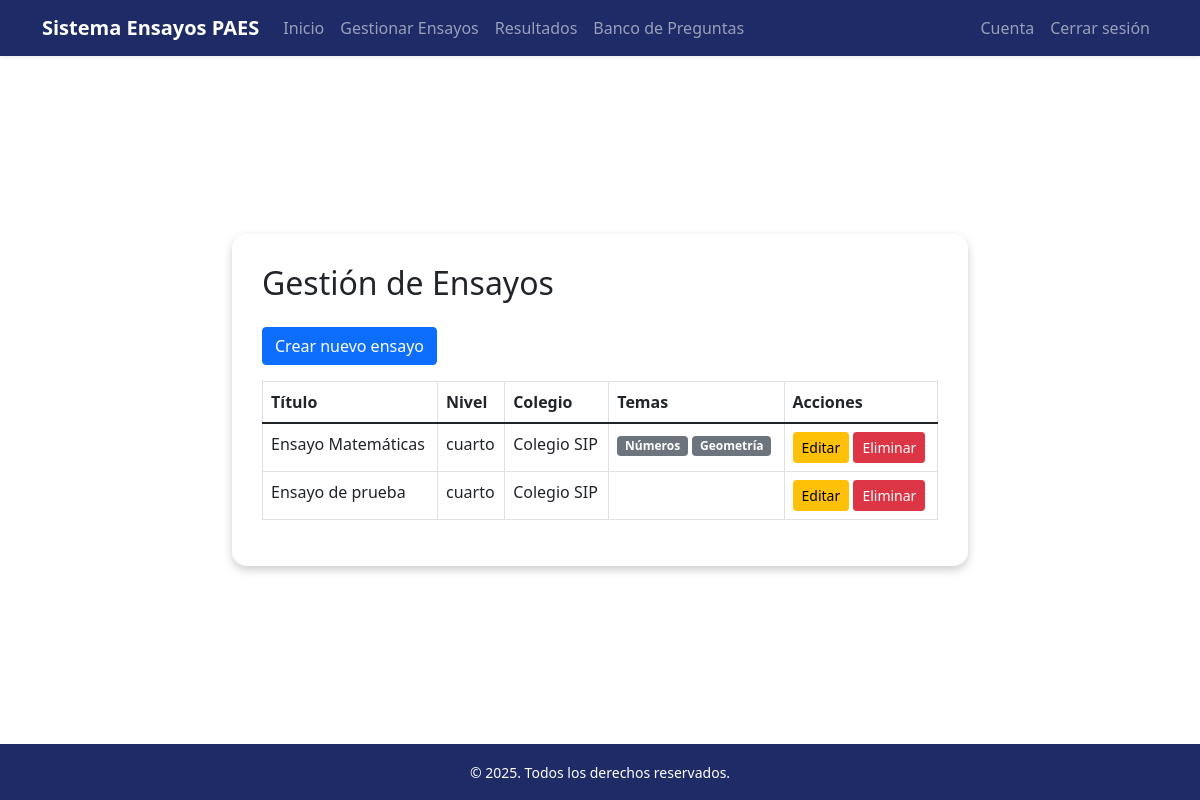
The page /docente/ensayos/ on the database as committed earlier.
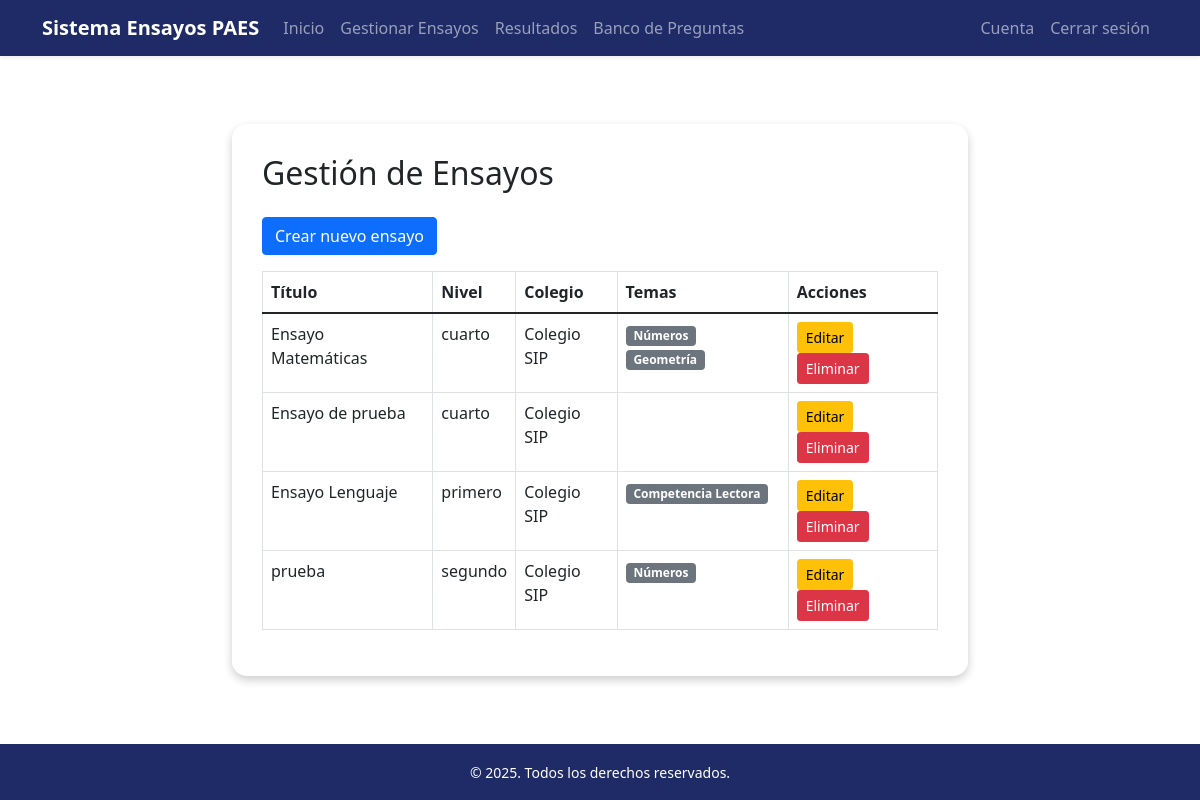
The same page on the database as committed later.
### AutoridadDocente/models.py (models this page shows, shortened)
class Ensayo(models.Model):
    titulo = models.CharField(max_length=200)
    nivel = models.CharField(max_length=50, choices=User.NIVELES)
    colegio = models.CharField(max_length=100)
    temas = models.ManyToManyField(Tema,blank=True)
    preguntas = models.ManyToManyField(Pregunta,blank=True)
    fecha_creacion = models.DateTimeField(auto_now_add=True)

class Tema(models.Model):
    nombre = models.CharField(max_length=100)

### AutoridadDocente/views.py (the view)
# urls.py: path('ensayos/', views.listar_ensayos, name='listar_ensayos'),
def listar_ensayos(request):
    ensayos = Ensayo.objects.all()
    return render(request, 'ensayos/listar.html', {'ensayos': ensayos})

### AutoridadDocente/templates/ensayos/listar.html
{% extends 'base_docente.html' %}
{% block navegacion %}
<li class="nav-item"><a class="nav-link" href="{% url 'docente_index' %}">Inicio</a></li>
<li class="nav-item"><a class="nav-link" href="{% url 'listar_ensayos' %}">Gestionar Ensayos</a></li>
<li class="nav-item"><a class="nav-link" href="{% url 'resultados_docente' %}">Resultados</a></li>
<li class="nav-item"><a class="nav-link" href="{% url 'listar_preguntas' %}">Banco de Preguntas</a></li>
{% endblock %}
{% block cuenta-atras %}
<li class="nav-item"><a class="nav-link" href="{% url 'cuenta_docente' %}">Cuenta</a></li>
<li class="nav-item"><a href="{% url 'logout' %}" class="nav-link">Cerrar sesión</a></li>
{% endblock %}
{% block content %}
<h2 class="mb-4">Gestión de Ensayos</h2>
<a href="{% url 'crear_ensayo' %}" class="btn btn-primary mb-3">Crear nuevo ensayo</a>
<table class="table table-bordered">
    <thead>
        <tr>
            <th>Título</th>
            <th>Nivel</th>
            <th>Colegio</th>
            <th>Temas</th>
            <th>Acciones</th>
        </tr>
    </thead>
    <tbody>
        {% for ensayo in ensayos %}
        <tr>
            <td>{{ ensayo.titulo }}</td>
            <td>{{ ensayo.nivel }}</td>
            <td>{{ ensayo.colegio }}</td>
            <td>
                {% for tema in ensayo.temas.all %}
                    <span class="badge bg-secondary">{{ tema.nombre }}</span>
                {% endfor %}
            </td>
            <td>
                <a href="{% url 'editar_ensayo' ensayo.id %}" class="btn btn-sm btn-warning">Editar</a>
                <a href="{% url 'eliminar_ensayo' ensayo.id %}" class="btn btn-sm btn-danger">Eliminar</a>
            </td>
        </tr>
        {% empty %}
        <tr><td colspan="5">No hay ensayos registrados.</td></tr>
        {% endfor %}
    </tbody>
</table>
{% endblock %}

### AutoridadDocente/templates/base_docente.html (shortened to what this page needs)
<!DOCTYPE html>
<html lang="es">
<head>
  <link href="https://cdn.jsdelivr.net/npm/bootstrap@5.1.3/dist/css/bootstrap.min.css" rel="stylesheet">
</head>
<body class="d-flex flex-column min-vh-100">
  <nav class="navbar navbar-expand-lg navbar-dark  shadow-sm" style="background-color: #1e2b66;">
    <div class="container">
      <a class="navbar-brand fw-bold" href="{% url 'docente_index' %}">Sistema Ensayos PAES</a>
      <div class="collapse navbar-collapse" id="navbarNav">
        <ul class="navbar-nav">
          {% block navegacion %}
          {% endblock %}
        </ul>
        <ul class="navbar-nav ms-auto">
          <li class="nav-item">
            {% block cuenta-atras %}
            {% endblock %}
          </li>
        </ul>
      </div>
    </div>
  </nav>
  <main class="flex-grow-1 d-flex align-items-center justify-content-center">
    <div class="container">
      <div class="row justify-content-center">
        <div class="col-lg-8 col-md-10">
          <div class="content-container">
            {% block content %}
            {% endblock %}
          </div>
        </div>
      </div>
    </div>
  </main>
  <footer style="background-color: #1e2b66;" class=" text-white text-center py-3">
    <div class="container">
      <small>© 2025. Todos los derechos reservados.</small>
    </div>
  </footer>
</body>
</html>

### AutoridadDocente/templates/base_docente.html (style rules this page uses)
.content-container { background-color: rgba(255, 255, 255, 0.7); border-radius: 15px; padding: 30px; box-shadow: 0 4px 10px rgba(0, 0, 0, 0.2); }

Rows that differ between the two databases and show on the page:
added Ensayo: titulo "Ensayo Lenguaje", nivel "primero", colegio "Colegio SIP"
added Tema: nombre "Competencia Lectora", shown under "Ensayo Lenguaje"
added Ensayo: titulo "prueba", nivel "segundo", colegio "Colegio SIP", Tema (nombre "Números")
